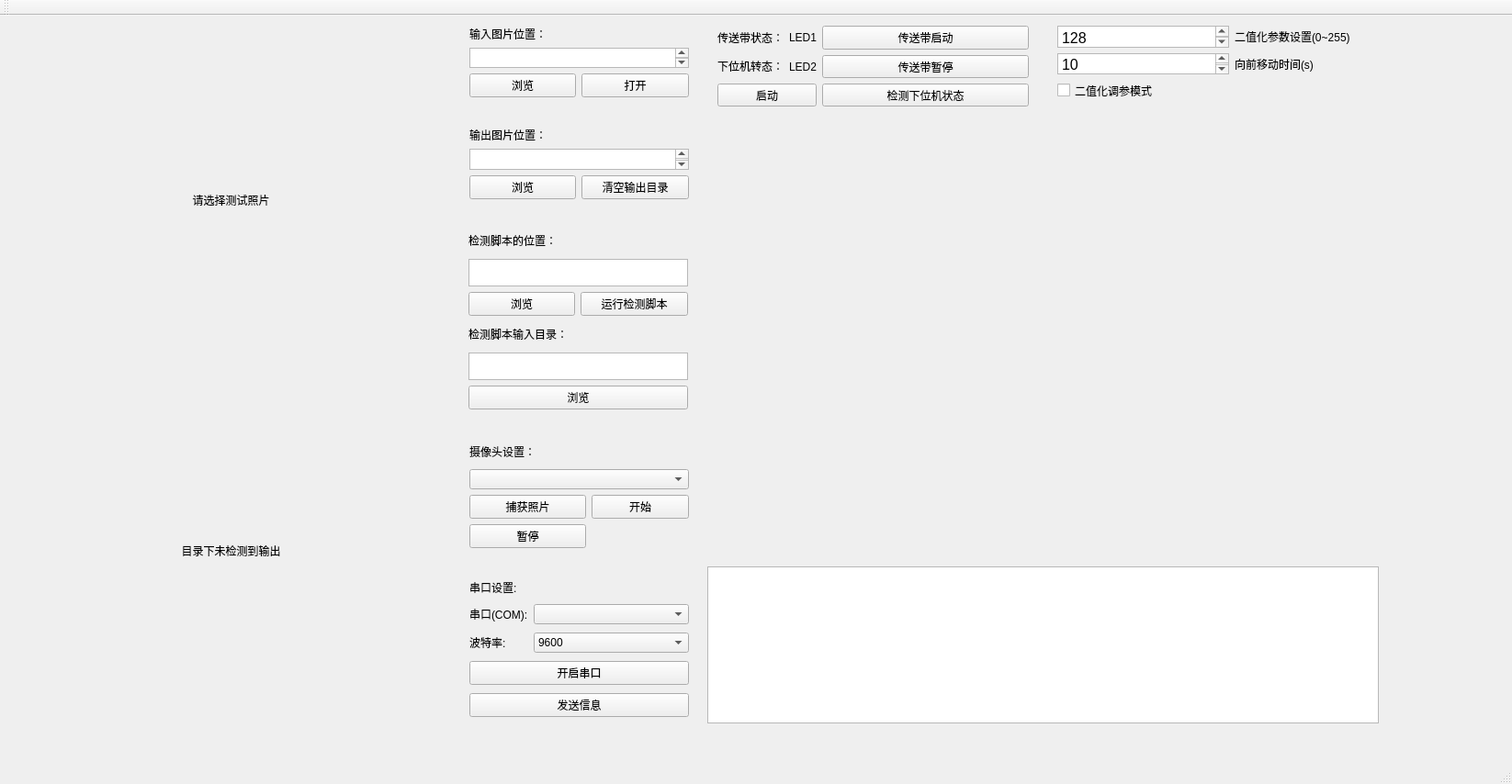
<?xml version="1.0" encoding="UTF-8"?>
<ui version="4.0">
 <class>MainWindow</class>
 <widget class="QMainWindow" name="MainWindow">
  <property name="geometry">
   <rect>
    <x>0</x>
    <y>0</y>
    <width>1646</width>
    <height>854</height>
   </rect>
  </property>
  <property name="windowTitle">
   <string>MainWindow</string>
  </property>
  <widget class="QWidget" name="centralWidget">
   <widget class="QWidget" name="verticalLayoutWidget">
    <property name="geometry">
     <rect>
      <x>11</x>
      <y>1</y>
      <width>481</width>
      <height>781</height>
     </rect>
    </property>
    <layout class="QVBoxLayout" name="picture_setting">
     <item>
      <widget class="QLabel" name="lab_inputImage">
       <property name="text">
        <string>请选择测试照片</string>
       </property>
       <property name="alignment">
        <set>Qt::AlignCenter</set>
       </property>
      </widget>
     </item>
     <item>
      <widget class="QLabel" name="lab_OutputImage">
       <property name="text">
        <string>目录下未检测到输出</string>
       </property>
       <property name="alignment">
        <set>Qt::AlignCenter</set>
       </property>
      </widget>
     </item>
    </layout>
   </widget>
   <widget class="QWidget" name="verticalLayoutWidget_2">
    <property name="geometry">
     <rect>
      <x>500</x>
      <y>0</y>
      <width>261</width>
      <height>100</height>
     </rect>
    </property>
    <layout class="QGridLayout" name="inputfile_setting">
     <item row="2" column="0">
      <widget class="QPushButton" name="btn_inputSearch">
       <property name="text">
        <string>浏览</string>
       </property>
      </widget>
     </item>
     <item row="2" column="1">
      <widget class="QPushButton" name="btn_inputOpen">
       <property name="text">
        <string>打开</string>
       </property>
      </widget>
     </item>
     <item row="1" column="0" colspan="2">
      <widget class="QPlainTextEdit" name="txt_input">
       <property name="sizePolicy">
        <sizepolicy hsizetype="Expanding" vsizetype="Minimum">
         <horstretch>0</horstretch>
         <verstretch>0</verstretch>
        </sizepolicy>
       </property>
       <property name="minimumSize">
        <size>
         <width>0</width>
         <height>10</height>
        </size>
       </property>
       <property name="maximumSize">
        <size>
         <width>16777215</width>
         <height>30</height>
        </size>
       </property>
      </widget>
     </item>
     <item row="0" column="0" colspan="2">
      <widget class="QLabel" name="lab_input">
       <property name="text">
        <string>输入图片位置：</string>
       </property>
      </widget>
     </item>
    </layout>
   </widget>
   <widget class="QWidget" name="verticalLayoutWidget_3">
    <property name="geometry">
     <rect>
      <x>500</x>
      <y>110</y>
      <width>261</width>
      <height>101</height>
     </rect>
    </property>
    <layout class="QGridLayout" name="output_setting">
     <item row="0" column="0" colspan="2">
      <widget class="QLabel" name="lab_output">
       <property name="text">
        <string>输出图片位置：</string>
       </property>
      </widget>
     </item>
     <item row="3" column="1">
      <widget class="QPushButton" name="pushButton">
       <property name="text">
        <string>清空输出目录</string>
       </property>
      </widget>
     </item>
     <item row="3" column="0">
      <widget class="QPushButton" name="btn_outputSearch">
       <property name="text">
        <string>浏览</string>
       </property>
      </widget>
     </item>
     <item row="1" column="0" colspan="2">
      <widget class="QPlainTextEdit" name="txt_output">
       <property name="sizePolicy">
        <sizepolicy hsizetype="Expanding" vsizetype="Fixed">
         <horstretch>0</horstretch>
         <verstretch>0</verstretch>
        </sizepolicy>
       </property>
       <property name="minimumSize">
        <size>
         <width>0</width>
         <height>10</height>
        </size>
       </property>
       <property name="maximumSize">
        <size>
         <width>16777215</width>
         <height>30</height>
        </size>
       </property>
       <property name="baseSize">
        <size>
         <width>0</width>
         <height>10</height>
        </size>
       </property>
      </widget>
     </item>
    </layout>
   </widget>
   <widget class="QWidget" name="gridLayoutWidget_2">
    <property name="geometry">
     <rect>
      <x>499</x>
      <y>219</y>
      <width>261</width>
      <height>221</height>
     </rect>
    </property>
    <layout class="QGridLayout" name="script_setting">
     <item row="2" column="0">
      <widget class="QPushButton" name="btn_scriptSearch">
       <property name="text">
        <string>浏览</string>
       </property>
      </widget>
     </item>
     <item row="2" column="1">
      <widget class="QPushButton" name="btn_scriptRun">
       <property name="text">
        <string>运行检测脚本</string>
       </property>
      </widget>
     </item>
     <item row="1" column="0" colspan="2">
      <widget class="QPlainTextEdit" name="txt_scriptPath">
       <property name="sizePolicy">
        <sizepolicy hsizetype="Expanding" vsizetype="Fixed">
         <horstretch>0</horstretch>
         <verstretch>0</verstretch>
        </sizepolicy>
       </property>
       <property name="minimumSize">
        <size>
         <width>0</width>
         <height>10</height>
        </size>
       </property>
       <property name="maximumSize">
        <size>
         <width>16777215</width>
         <height>30</height>
        </size>
       </property>
       <property name="baseSize">
        <size>
         <width>0</width>
         <height>10</height>
        </size>
       </property>
      </widget>
     </item>
     <item row="5" column="0" colspan="2">
      <widget class="QPlainTextEdit" name="txt_scriptInputPath">
       <property name="sizePolicy">
        <sizepolicy hsizetype="Expanding" vsizetype="Fixed">
         <horstretch>0</horstretch>
         <verstretch>0</verstretch>
        </sizepolicy>
       </property>
       <property name="minimumSize">
        <size>
         <width>0</width>
         <height>10</height>
        </size>
       </property>
       <property name="maximumSize">
        <size>
         <width>16777215</width>
         <height>30</height>
        </size>
       </property>
       <property name="baseSize">
        <size>
         <width>0</width>
         <height>10</height>
        </size>
       </property>
      </widget>
     </item>
     <item row="6" column="0" colspan="2">
      <widget class="QPushButton" name="btn_scriptInputSearch">
       <property name="text">
        <string>浏览</string>
       </property>
      </widget>
     </item>
     <item row="4" column="0" colspan="2">
      <widget class="QLabel" name="lab_scriptInputPath">
       <property name="text">
        <string>检测脚本输入目录：</string>
       </property>
      </widget>
     </item>
     <item row="0" column="0" colspan="2">
      <widget class="QLabel" name="lab_scriptPath">
       <property name="text">
        <string>检测脚本的位置：</string>
       </property>
      </widget>
     </item>
    </layout>
   </widget>
   <widget class="QWidget" name="gridLayoutWidget">
    <property name="geometry">
     <rect>
      <x>500</x>
      <y>450</y>
      <width>261</width>
      <height>141</height>
     </rect>
    </property>
    <layout class="QGridLayout" name="camerra_setting">
     <item row="2" column="0">
      <widget class="QPushButton" name="captureButton">
       <property name="sizePolicy">
        <sizepolicy hsizetype="Expanding" vsizetype="Fixed">
         <horstretch>0</horstretch>
         <verstretch>0</verstretch>
        </sizepolicy>
       </property>
       <property name="text">
        <string>捕获照片</string>
       </property>
      </widget>
     </item>
     <item row="2" column="1">
      <widget class="QPushButton" name="camera_startButton">
       <property name="sizePolicy">
        <sizepolicy hsizetype="Expanding" vsizetype="Fixed">
         <horstretch>0</horstretch>
         <verstretch>0</verstretch>
        </sizepolicy>
       </property>
       <property name="text">
        <string>开始</string>
       </property>
      </widget>
     </item>
     <item row="3" column="0">
      <widget class="QPushButton" name="camera_stopButton">
       <property name="sizePolicy">
        <sizepolicy hsizetype="Expanding" vsizetype="Fixed">
         <horstretch>0</horstretch>
         <verstretch>0</verstretch>
        </sizepolicy>
       </property>
       <property name="minimumSize">
        <size>
         <width>127</width>
         <height>0</height>
        </size>
       </property>
       <property name="text">
        <string>暂停</string>
       </property>
      </widget>
     </item>
     <item row="1" column="0" colspan="2">
      <widget class="QComboBox" name="cameraBox">
       <property name="sizePolicy">
        <sizepolicy hsizetype="Expanding" vsizetype="Fixed">
         <horstretch>0</horstretch>
         <verstretch>0</verstretch>
        </sizepolicy>
       </property>
       <property name="minimumSize">
        <size>
         <width>200</width>
         <height>0</height>
        </size>
       </property>
      </widget>
     </item>
     <item row="0" column="0" colspan="2">
      <widget class="QLabel" name="lab_camsetting">
       <property name="text">
        <string>摄像头设置：</string>
       </property>
      </widget>
     </item>
    </layout>
   </widget>
   <widget class="QWidget" name="gridLayoutWidget_3">
    <property name="geometry">
     <rect>
      <x>500</x>
      <y>600</y>
      <width>261</width>
      <height>181</height>
     </rect>
    </property>
    <layout class="QGridLayout" name="serial_setting">
     <item row="1" column="0">
      <widget class="QLabel" name="serialNum">
       <property name="text">
        <string>串口(COM):</string>
       </property>
      </widget>
     </item>
     <item row="1" column="1">
      <widget class="QComboBox" name="serialBox">
       <property name="sizePolicy">
        <sizepolicy hsizetype="Expanding" vsizetype="Fixed">
         <horstretch>0</horstretch>
         <verstretch>0</verstretch>
        </sizepolicy>
       </property>
      </widget>
     </item>
     <item row="2" column="1">
      <widget class="QComboBox" name="baudBox">
       <property name="sizePolicy">
        <sizepolicy hsizetype="Expanding" vsizetype="Fixed">
         <horstretch>0</horstretch>
         <verstretch>0</verstretch>
        </sizepolicy>
       </property>
       <item>
        <property name="text">
         <string>9600</string>
        </property>
       </item>
       <item>
        <property name="text">
         <string>19200</string>
        </property>
       </item>
       <item>
        <property name="text">
         <string>38400</string>
        </property>
       </item>
       <item>
        <property name="text">
         <string>56000</string>
        </property>
       </item>
       <item>
        <property name="text">
         <string>115200</string>
        </property>
       </item>
      </widget>
     </item>
     <item row="2" column="0">
      <widget class="QLabel" name="baudLabel">
       <property name="text">
        <string>波特率:</string>
       </property>
      </widget>
     </item>
     <item row="3" column="0" colspan="2">
      <widget class="QPushButton" name="serial_startButton">
       <property name="sizePolicy">
        <sizepolicy hsizetype="Expanding" vsizetype="Fixed">
         <horstretch>0</horstretch>
         <verstretch>0</verstretch>
        </sizepolicy>
       </property>
       <property name="text">
        <string>开启串口</string>
       </property>
      </widget>
     </item>
     <item row="4" column="0" colspan="2">
      <widget class="QPushButton" name="serial_sendButton">
       <property name="sizePolicy">
        <sizepolicy hsizetype="Expanding" vsizetype="Fixed">
         <horstretch>0</horstretch>
         <verstretch>0</verstretch>
        </sizepolicy>
       </property>
       <property name="text">
        <string>发送信息</string>
       </property>
      </widget>
     </item>
     <item row="0" column="0" colspan="2">
      <widget class="QLabel" name="serialSet">
       <property name="sizePolicy">
        <sizepolicy hsizetype="Fixed" vsizetype="Fixed">
         <horstretch>0</horstretch>
         <verstretch>0</verstretch>
        </sizepolicy>
       </property>
       <property name="text">
        <string>串口设置:</string>
       </property>
      </widget>
     </item>
    </layout>
   </widget>
   <widget class="QWidget" name="cameraWidget" native="true">
    <property name="geometry">
     <rect>
      <x>770</x>
      <y>110</y>
      <width>731</width>
      <height>481</height>
     </rect>
    </property>
    <property name="sizePolicy">
     <sizepolicy hsizetype="Expanding" vsizetype="Expanding">
      <horstretch>0</horstretch>
      <verstretch>0</verstretch>
     </sizepolicy>
    </property>
    <property name="minimumSize">
     <size>
      <width>50</width>
      <height>50</height>
     </size>
    </property>
   </widget>
   <widget class="QWidget" name="layoutWidget">
    <property name="geometry">
     <rect>
      <x>770</x>
      <y>0</y>
      <width>361</width>
      <height>110</height>
     </rect>
    </property>
    <layout class="QGridLayout" name="LED_Menu">
     <item row="0" column="0">
      <widget class="QLabel" name="lab_beltStatus">
       <property name="sizePolicy">
        <sizepolicy hsizetype="Preferred" vsizetype="Fixed">
         <horstretch>0</horstretch>
         <verstretch>0</verstretch>
        </sizepolicy>
       </property>
       <property name="text">
        <string>传送带状态：</string>
       </property>
      </widget>
     </item>
     <item row="0" column="1">
      <widget class="QLabel" name="lab_LED1">
       <property name="sizePolicy">
        <sizepolicy hsizetype="Fixed" vsizetype="Preferred">
         <horstretch>0</horstretch>
         <verstretch>0</verstretch>
        </sizepolicy>
       </property>
       <property name="text">
        <string>LED1</string>
       </property>
      </widget>
     </item>
     <item row="1" column="0">
      <widget class="QLabel" name="label_mcuStatus">
       <property name="sizePolicy">
        <sizepolicy hsizetype="Fixed" vsizetype="Fixed">
         <horstretch>0</horstretch>
         <verstretch>0</verstretch>
        </sizepolicy>
       </property>
       <property name="text">
        <string>下位机转态：</string>
       </property>
      </widget>
     </item>
     <item row="1" column="1">
      <widget class="QLabel" name="lab_LED2">
       <property name="text">
        <string>LED2</string>
       </property>
      </widget>
     </item>
     <item row="2" column="0" colspan="2">
      <widget class="QPushButton" name="btn_taskstart">
       <property name="sizePolicy">
        <sizepolicy hsizetype="Expanding" vsizetype="Fixed">
         <horstretch>0</horstretch>
         <verstretch>0</verstretch>
        </sizepolicy>
       </property>
       <property name="text">
        <string>启动</string>
       </property>
      </widget>
     </item>
     <item row="1" column="2">
      <widget class="QPushButton" name="btn_beltStop">
       <property name="text">
        <string>传送带暂停</string>
       </property>
      </widget>
     </item>
     <item row="2" column="2">
      <widget class="QPushButton" name="btn_mcuStatus">
       <property name="text">
        <string>检测下位机状态</string>
       </property>
      </widget>
     </item>
     <item row="0" column="2">
      <widget class="QPushButton" name="btn_beltStart">
       <property name="text">
        <string>传送带启动</string>
       </property>
      </widget>
     </item>
    </layout>
   </widget>
   <widget class="QTableWidget" name="table_detect">
    <property name="geometry">
     <rect>
      <x>770</x>
      <y>600</y>
      <width>731</width>
      <height>171</height>
     </rect>
    </property>
   </widget>
   <widget class="QWidget" name="">
    <property name="geometry">
     <rect>
      <x>1140</x>
      <y>0</y>
      <width>341</width>
      <height>104</height>
     </rect>
    </property>
    <layout class="QGridLayout" name="arg_setting">
     <item row="0" column="1">
      <widget class="QLabel" name="lab_binary">
       <property name="text">
        <string>二值化参数设置(0~255)</string>
       </property>
      </widget>
     </item>
     <item row="1" column="0">
      <widget class="QTextEdit" name="txt_mvtime">
       <property name="sizePolicy">
        <sizepolicy hsizetype="Preferred" vsizetype="Preferred">
         <horstretch>0</horstretch>
         <verstretch>0</verstretch>
        </sizepolicy>
       </property>
       <property name="maximumSize">
        <size>
         <width>999999</width>
         <height>30</height>
        </size>
       </property>
       <property name="html">
        <string>&lt;!DOCTYPE HTML PUBLIC &quot;-//W3C//DTD HTML 4.0//EN&quot; &quot;http://www.w3.org/TR/REC-html40/strict.dtd&quot;&gt;
&lt;html&gt;&lt;head&gt;&lt;meta name=&quot;qrichtext&quot; content=&quot;1&quot; /&gt;&lt;style type=&quot;text/css&quot;&gt;
p, li { white-space: pre-wrap; }
&lt;/style&gt;&lt;/head&gt;&lt;body style=&quot; font-family:'DejaVu Sans'; font-size:12pt; font-weight:400; font-style:normal;&quot;&gt;
&lt;p style=&quot; margin-top:0px; margin-bottom:0px; margin-left:0px; margin-right:0px; -qt-block-indent:0; text-indent:0px;&quot;&gt;10&lt;/p&gt;&lt;/body&gt;&lt;/html&gt;</string>
       </property>
      </widget>
     </item>
     <item row="1" column="1">
      <widget class="QLabel" name="lab_mvtime">
       <property name="text">
        <string>向前移动时间(s)</string>
       </property>
      </widget>
     </item>
     <item row="0" column="0">
      <widget class="QTextEdit" name="txt_binary">
       <property name="sizePolicy">
        <sizepolicy hsizetype="Preferred" vsizetype="Preferred">
         <horstretch>0</horstretch>
         <verstretch>0</verstretch>
        </sizepolicy>
       </property>
       <property name="maximumSize">
        <size>
         <width>16777215</width>
         <height>30</height>
        </size>
       </property>
       <property name="html">
        <string>&lt;!DOCTYPE HTML PUBLIC &quot;-//W3C//DTD HTML 4.0//EN&quot; &quot;http://www.w3.org/TR/REC-html40/strict.dtd&quot;&gt;
&lt;html&gt;&lt;head&gt;&lt;meta name=&quot;qrichtext&quot; content=&quot;1&quot; /&gt;&lt;style type=&quot;text/css&quot;&gt;
p, li { white-space: pre-wrap; }
&lt;/style&gt;&lt;/head&gt;&lt;body style=&quot; font-family:'DejaVu Sans'; font-size:12pt; font-weight:400; font-style:normal;&quot;&gt;
&lt;p style=&quot; margin-top:0px; margin-bottom:0px; margin-left:0px; margin-right:0px; -qt-block-indent:0; text-indent:0px;&quot;&gt;128&lt;/p&gt;
&lt;p style=&quot;-qt-paragraph-type:empty; margin-top:0px; margin-bottom:0px; margin-left:0px; margin-right:0px; -qt-block-indent:0; text-indent:0px;&quot;&gt;&lt;br /&gt;&lt;/p&gt;&lt;/body&gt;&lt;/html&gt;</string>
       </property>
      </widget>
     </item>
     <item row="2" column="0">
      <widget class="QCheckBox" name="check_bindebug">
       <property name="text">
        <string>二值化调参模式</string>
       </property>
      </widget>
     </item>
    </layout>
   </widget>
  </widget>
  <widget class="QMenuBar" name="menuBar">
   <property name="geometry">
    <rect>
     <x>0</x>
     <y>0</y>
     <width>1646</width>
     <height>24</height>
    </rect>
   </property>
  </widget>
  <widget class="QToolBar" name="mainToolBar">
   <attribute name="toolBarArea">
    <enum>TopToolBarArea</enum>
   </attribute>
   <attribute name="toolBarBreak">
    <bool>false</bool>
   </attribute>
  </widget>
  <widget class="QStatusBar" name="statusBar"/>
 </widget>
 <layoutdefault spacing="6" margin="11"/>
 <resources/>
 <connections/>
</ui>
